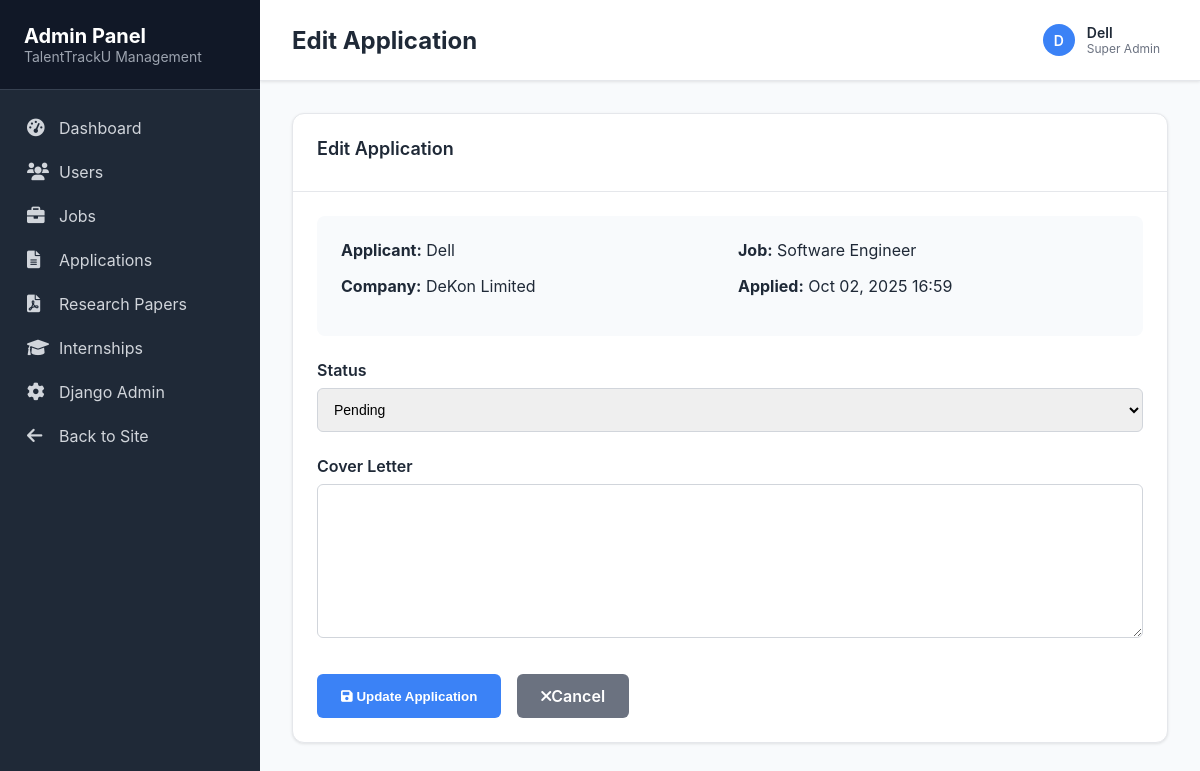
/admin-panel/applications/edit/2/ (signed in), run on the app's committed database.
### job/models.py (models this page shows, shortened)
class Application(models.Model):
    STATUS_CHOICES = (
        ('pending', 'Pending'),
        ('accepted', 'Accepted'),
        ('rejected', 'Rejected'),
    )
    job = models.ForeignKey(Job, on_delete=models.CASCADE, related_name='job_applications')  # Unique related_name
    applicant = models.ForeignKey(User, on_delete=models.CASCADE, related_name='job_applicant')  # Unique related_name
    applied_at = models.DateTimeField(auto_now_add=True)
    status = models.CharField(max_length=20, choices=STATUS_CHOICES, default='pending')
    cover_letter = models.TextField(blank=True)
    resume = models.FileField(upload_to='resumes/', blank=True, null=True)

class Job(models.Model):
    title = models.CharField(max_length=200)
    company = models.CharField(max_length=100)
    description = models.TextField()
    location = models.CharField(max_length=100, blank=True)
    salary = models.CharField(max_length=50, blank=True)
    image = models.ImageField(upload_to='jobs/', blank=True)
    posted_by = models.ForeignKey(User, on_delete=models.CASCADE)
    created_at = models.DateTimeField(auto_now_add=True)

### admin_panel/views.py (the view, shortened to what this page needs)
# urls.py: path('applications/edit/<int:application_id>/', views.admin_edit_application, name='admin_edit_application'),
@superuser_required
def admin_edit_application(request, application_id):
    application = get_object_or_404(Application, id=application_id)
    return render(request, 'admin_panel/edit_application.html', {'application': application})

### admin_panel/views.py (called while the page is built)
def superuser_required(view_func):
    return user_passes_test(
        lambda u: u.is_active and u.is_superuser,
        login_url='/admin/login/'
    )(view_func)

### admin_panel/templates/admin_panel/edit_application.html (shortened to what this page needs)
{% extends 'admin_panel/base.html' %}
{% block page_title %}Edit Application{% endblock %}
{% block content %}
<div class="card">
    <div class="card-header">
        <h3 class="card-title">Edit Application</h3>
    </div>
    <div class="card-body">
        <form method="post">
            <div style="background: #f8fafc; padding: 1.5rem; border-radius: 0.5rem; margin-bottom: 1.5rem;">
                <div style="display: grid; grid-template-columns: 1fr 1fr; gap: 1rem; margin-bottom: 1rem;">
                    <div>
                        <strong>Applicant:</strong> {{ application.applicant.username }}
                    </div>
                    <div>
                        <strong>Job:</strong> {{ application.job.title }}
                    </div>
                    <div>
                        <strong>Company:</strong> {{ application.job.company }}
                    </div>
                    <div>
                        <strong>Applied:</strong> {{ application.applied_at|date:"M d, Y H:i" }}
                    </div>
                </div>
            </div>
            <div style="margin-bottom: 1.5rem;">
                <label style="display: block; font-weight: 600; margin-bottom: 0.5rem; color: var(--text-primary);">Status</label>
                <select name="status" style="width: 100%; padding: 0.75rem; border: 1px solid #d1d5db; border-radius: 0.375rem; font-size: 0.875rem;">
                    <option value="pending" {% if application.status == 'pending' %}selected{% endif %}>Pending</option>
                </select>
            </div>
            <div style="margin-bottom: 1.5rem;">
                <label style="display: block; font-weight: 600; margin-bottom: 0.5rem; color: var(--text-primary);">Cover Letter</label>
                <textarea name="cover_letter" rows="8"
                          style="width: 100%; padding: 0.75rem; border: 1px solid #d1d5db; border-radius: 0.375rem; font-size: 0.875rem; resize: vertical;">{{ application.cover_letter }}</textarea>
            </div>
            <div style="display: flex; gap: 1rem; margin-top: 2rem;">
                <button type="submit" style="background: var(--info); color: white; padding: 0.75rem 1.5rem; border: none; border-radius: 0.375rem; font-weight: 600; cursor: pointer;">
                    <i class="fas fa-save"></i> Update Application
                </button>
                <a href="{% url 'admin_panel:admin_applications' %}" style="background: var(--text-secondary); color: white; padding: 0.75rem 1.5rem; border: none; border-radius: 0.375rem; font-weight: 600; text-decoration: none; display: inline-flex; align-items: center;">
                    <i class="fas fa-times"></i> Cancel
                </a>
            </div>
        </form>
    </div>
</div>
{% endblock %}

### admin_panel/templates/admin_panel/base.html (shortened to what this page needs)
<!DOCTYPE html>
<html lang="en">
<head>
    <link href="https://cdnjs.cloudflare.com/ajax/libs/font-awesome/6.0.0/css/all.min.css" rel="stylesheet">
</head>
<body>
    <div class="admin-container">
        <div class="sidebar">
            <div class="sidebar-header">
                <h1>Admin Panel</h1>
                <p>TalentTrackU Management</p>
            </div>
            <div class="nav-links">
                <a href="{% url 'admin_panel:admin_dashboard' %}" class="nav-item {% if request.resolver_match.url_name == 'admin_dashboard' %}active{% endif %}">
                    <i class="fas fa-tachometer-alt"></i>
                    Dashboard
                </a>
                <a href="{% url 'admin_panel:admin_users' %}" class="nav-item {% if request.resolver_match.url_name == 'admin_users' %}active{% endif %}">
                    <i class="fas fa-users"></i>
                    Users
                </a>
                <a href="{% url 'admin_panel:admin_jobs' %}" class="nav-item {% if request.resolver_match.url_name == 'admin_jobs' %}active{% endif %}">
                    <i class="fas fa-briefcase"></i>
                    Jobs
                </a>
                <a href="{% url 'admin_panel:admin_applications' %}" class="nav-item {% if request.resolver_match.url_name == 'admin_applications' %}active{% endif %}">
                    <i class="fas fa-file-alt"></i>
                    Applications
                </a>
                <a href="{% url 'admin_panel:admin_research_papers' %}" class="nav-item {% if request.resolver_match.url_name == 'admin_research_papers' %}active{% endif %}">
                    <i class="fas fa-file-pdf"></i>
                    Research Papers
                </a>
                <a href="{% url 'admin_panel:admin_internships' %}" class="nav-item {% if request.resolver_match.url_name == 'admin_internships' %}active{% endif %}">
                    <i class="fas fa-graduation-cap"></i>
                    Internships
                </a>
                <a href="/admin/" class="nav-item" target="_blank">
                    <i class="fas fa-cog"></i>
                    Django Admin
                </a>
                <a href="{% url 'home' %}" class="nav-item">
                    <i class="fas fa-arrow-left"></i>
                    Back to Site
                </a>
            </div>
        </div>
        <div class="main-content">
            <header class="admin-header">
                <div>
                    <h2>{% block page_title %}Dashboard{% endblock %}</h2>
                </div>
                <div class="header-actions">
                    <div class="user-menu">
                        <div class="user-avatar">
                            {{ user.username|first|upper }}
                        </div>
                        <div>
                            <div style="font-weight: 600; font-size: 0.875rem;">{{ user.username }}</div>
                            <div style="color: var(--text-secondary); font-size: 0.75rem;">Super Admin</div>
                        </div>
                    </div>
                </div>
            </header>
            <main class="content-area">
                {% block content %}
                {% endblock %}
            </main>
        </div>
    </div>
</body>
</html>

### admin_panel/templates/admin_panel/base.html (style rules this page uses)
:root { --sidebar-bg: #1f2937; --sidebar-hover: #374151; --sidebar-active: #3b82f6; --header-bg: #ffffff; --content-bg: #f8fafc; --text-primary: #1f2937; --text-secondary: #6b7280; --success: #10b981; --warning: #f59e0b; --danger: #ef4444; --info: #3b82f6; }
* { margin: 0; padding: 0; box-sizing: border-box; }
body { font-family: 'Inter', -apple-system, BlinkMacSystemFont, sans-serif; background: var(--content-bg); color: var(--text-primary); }
.admin-container { display: flex; min-height: 100vh; }
.sidebar { width: 260px; background: var(--sidebar-bg); color: white; position: fixed; height: 100vh; overflow-y: auto; transition: all 0.3s; z-index: 1000; }
.sidebar-header { padding: 1.5rem; border-bottom: 1px solid #374151; background: #111827; }
.sidebar-header h1 { font-size: 1.25rem; font-weight: 700; color: white; }
.sidebar-header p { color: #9ca3af; font-size: 0.875rem; }
.nav-links { padding: 1rem 0; }
.nav-item { display: flex; align-items: center; padding: 0.75rem 1.5rem; color: #d1d5db; text-decoration: none; transition: all 0.3s; border-left: 3px solid transparent; }
.nav-item i { width: 20px; margin-right: 0.75rem; font-size: 1.1rem; }
.main-content { flex: 1; margin-left: 260px; min-height: 100vh; }
.admin-header { background: var(--header-bg); border-bottom: 1px solid #e5e7eb; padding: 1rem 2rem; display: flex; justify-content: space-between; align-items: center; box-shadow: 0 1px 3px rgba(0, 0, 0, 0.1); }
.header-actions { display: flex; align-items: center; gap: 1rem; }
.user-menu { display: flex; align-items: center; gap: 0.75rem; padding: 0.5rem; border-radius: 0.5rem; cursor: pointer; transition: background 0.3s; }
.user-avatar { width: 32px; height: 32px; border-radius: 50%; background: var(--info); color: white; display: flex; align-items: center; justify-content: center; font-weight: 600; font-size: 0.875rem; }
.content-area { padding: 2rem; }
.card { background: white; border-radius: 0.75rem; box-shadow: 0 1px 3px rgba(0, 0, 0, 0.1); border: 1px solid #e5e7eb; }
.card-header { padding: 1.5rem; border-bottom: 1px solid #e5e7eb; }
.card-body { padding: 1.5rem; }
.card-title { font-size: 1.125rem; font-weight: 600; color: var(--text-primary); margin-bottom: 0.5rem; }

### data on the page
Application: applicant.username "Dell", job "Software Engineer", job.company "DeKon Limited", applied_at "Oct 02, 2025 16:59", status "Pending"

### other printed values
{{ user.username|first|upper }} "D"
{{ user.username }} "Dell"
